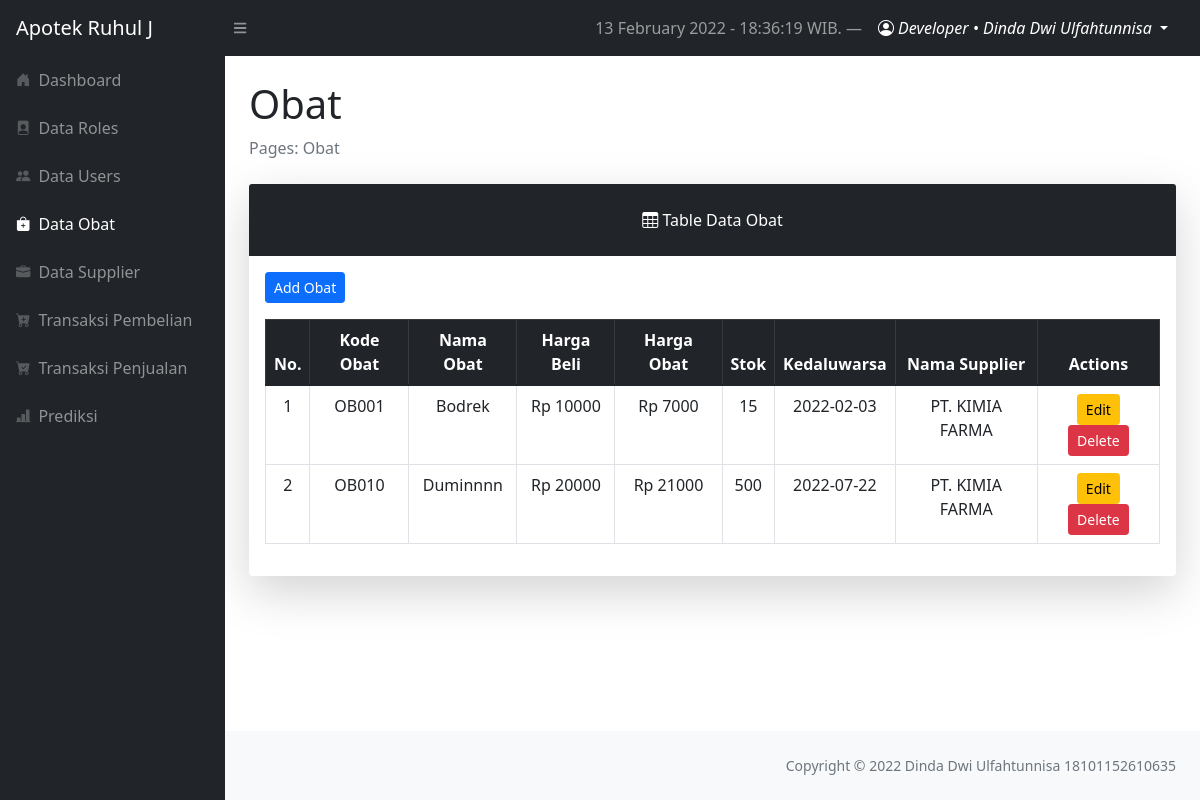
Before: /layouts/dashboard/index.php?page=obat (signed in) with the older database file.
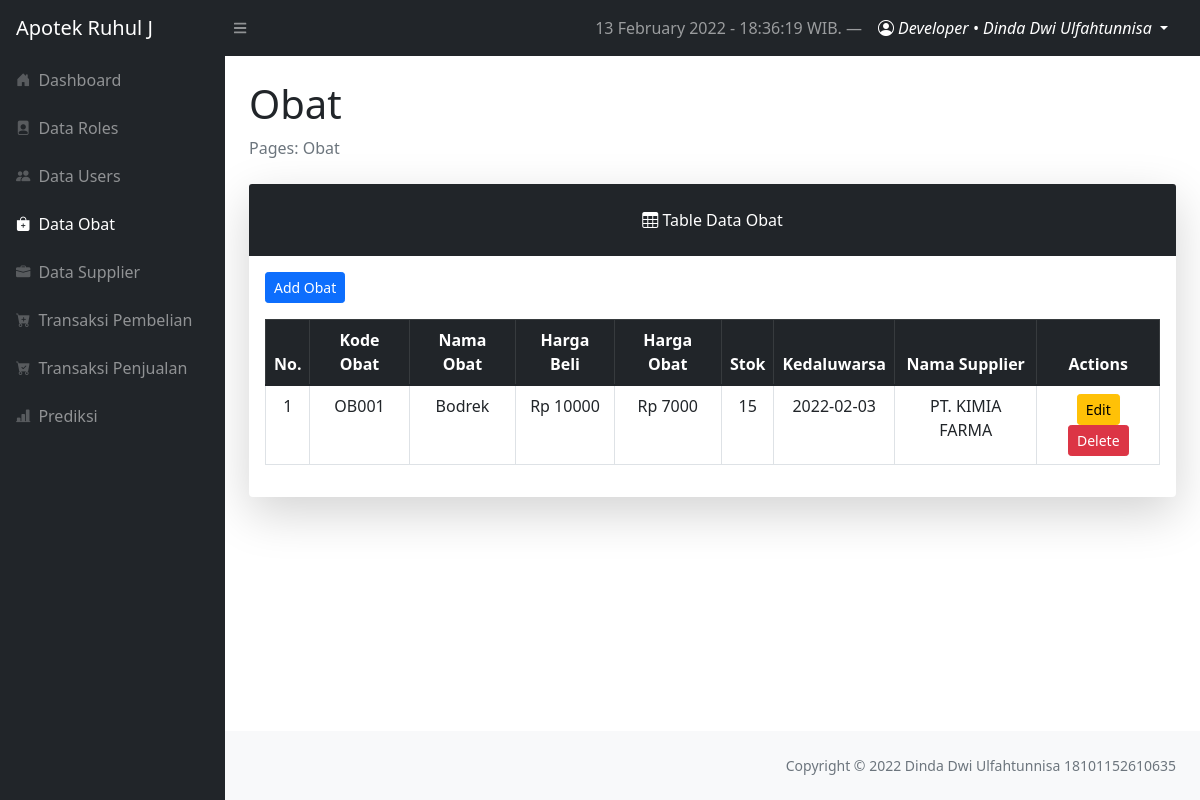
After: the same page with the newer database file.
### tables this page shows
CREATE TABLE `tbl_obat` (
  `obat_id` int(11) NOT NULL,
  `kode_obat` varchar(10) NOT NULL,
  `nama_obat` varchar(50) NOT NULL,
  `kedaluwarsa` date NOT NULL,
  `harga_beli` int(11) NOT NULL,
  `harga_jual` int(11) NOT NULL,
  `satuan_obat` varchar(10) NOT NULL,
  `stok` int(11) NOT NULL,
  `supplier_id` int(11) NOT NULL
);

CREATE TABLE `tbl_supplier` (
  `supplier_id` int(11) NOT NULL,
  `kode_supplier` varchar(10) NOT NULL,
  `nama_supplier` varchar(50) NOT NULL,
  `alamat` text NOT NULL,
  `nohp` varchar(13) NOT NULL
);

### config/config.php (called while the page is built, shortened)
<?php
$localhost  = "localhost";
$username   = "root";
$password   = "";
$db         = "forecasting_apotek";
$conn = mysqli_connect($localhost, $username, $password, $db);
function query($query)
{
    global $conn;
    $result = mysqli_query($conn, $query);
    while ($row = mysqli_fetch_assoc($result)) {
        $rows[] = $row;
    }
    return $rows;
}

### layouts/dashboard/obat/index.php (the view, shortened to what this page needs)
<?php
require '../../config/config.php';
$obats = query("SELECT * FROM tbl_obat INNER JOIN tbl_supplier ON tbl_obat.supplier_id = tbl_supplier.supplier_id");
$no = 1
?>
<main>
    <div class="container-fluid px-4">
        <h1 class="mt-4">Obat</h1>
        <ol class="breadcrumb mb-4">
            <li class="breadcrumb-item active">Pages: Obat</li>
        </ol>
        <div class="card shadow-lg border-0 mb-4">
            <div class="card-header border-0 text-center p-4 bg-dark text-white">
                <i class="bi bi-table"></i>
                Table Data Obat
            </div>
            <div class="card-body">
                <a href="?page=obat/create" class="btn btn-sm btn-primary mb-3">Add Obat</a>
                <table class="table table-bordered table-hover table-responsive-sm text-center">
                    <thead class="table-dark">
                        <th scope="col">No.</th>
                        <th scope="col">Kode Obat</th>
                        <th scope="col">Nama Obat</th>
                        <th scope="col">Harga Beli</th>
                        <th scope="col">Harga Obat</th>
                        <th scope="col">Stok</th>
                        <th scope="col">Kedaluwarsa</th>
                        <th scope="col">Nama Supplier</th>
                        <th scope="col">Actions</th>
                    </thead>
                    <tbody>
                        <?php foreach ($obats as $obat) : ?>
                            <tr>
                                <td><?= $no++; ?></td>
                                <td><?= $obat['kode_obat']; ?></td>
                                <td><?= $obat['nama_obat']; ?></td>
                                <td>Rp <?= $obat['harga_beli']; ?></td>
                                <td>Rp <?= $obat['harga_jual']; ?></td>
                                <td><?= $obat['stok']; ?></td>
                                <td><?= $obat['kedaluwarsa']; ?></td>
                                <td><?= $obat['nama_supplier']; ?></td>
                                <td>
                                    <a href="index.php?page=obat/update&id=<?= $obat['obat_id'] ?>" class="btn btn-sm btn-warning">Edit</a>
                                    <a href="index.php?page=obat/delete&id=<?= $obat['obat_id'] ?>" class="btn btn-sm btn-danger" onclick="return confirm('Are you sure to delete Obat?')">Delete</a>
                                </td>
                            </tr>
                        <?php endforeach; ?>
                    </tbody>
                </table>
            </div>
        </div>
</main>

Changed rows visible on the page:
removed tbl_obat: kode_obat "OB010", nama_obat "Duminnnn", harga_beli "20000", harga_jual "21000", stok "500", kedaluwarsa "2022-07-22", supplier.nama_supplier "PT. KIMIA FARMA"
